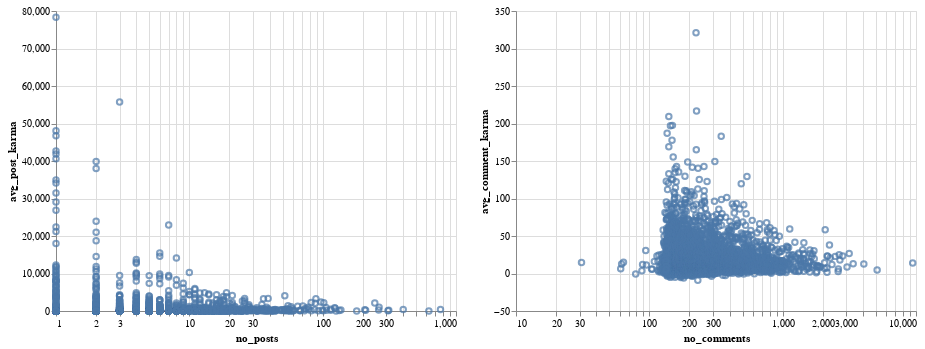

Here is the notebook cell this chart was saved with:
### Code cell
alt.Chart(top5000.filter((pl.col("no_posts") > 0)).to_pandas()).mark_point().encode(
    x=alt.X("no_posts:Q", scale=alt.Scale(type="log")),
    y=alt.Y("avg_post_karma", scale=alt.Scale(type="linear")),
) | alt.Chart(top5000.filter((pl.col("no_comments") > 0)).to_pandas()).mark_point().encode(
    x=alt.X("no_comments:Q", scale=alt.Scale(type="log")),
    y=alt.Y("avg_comment_karma", scale=alt.Scale(type="linear")),
)

### Figure 1 — Vega-Lite specification as saved in the notebook (floating-point values rounded to 4 significant figures; data arrays with more than 128 entries replaced by an {"elided": "..."} marker saying what was removed)
{"config": {"view": {"continuousWidth": 400, "continuousHeight": 300}}, "hconcat": [{"data": {"name": "data-9c00996cc52dca8a7a3fbb5068a1711c"}, "mark": "point", "encoding": {"x": {"field": "no_posts", "scale": {"type": "log"}, "type": "quantitative"}, "y": {"field": "avg_post_karma", "scale": {"type": "linear"}, "type": "quantitative"}}}, {"data": {"name": "data-51d03abfb112cb5b9c930ba6541e004a"}, "mark": "point", "encoding": {"x": {"field": "no_comments", "scale": {"type": "log"}, "type": "quantitative"}, "y": {"field": "avg_comment_karma", "scale": {"type": "linear"}, "type": "quantitative"}}}], "$schema": "https://vega.github.io/schema/vega-lite/v4.17.0.json", "datasets": {"data-9c00996cc52dca8a7a3fbb5068a1711c": {"elided": "2907 records"}, "data-51d03abfb112cb5b9c930ba6541e004a": {"elided": "4998 records"}}}
